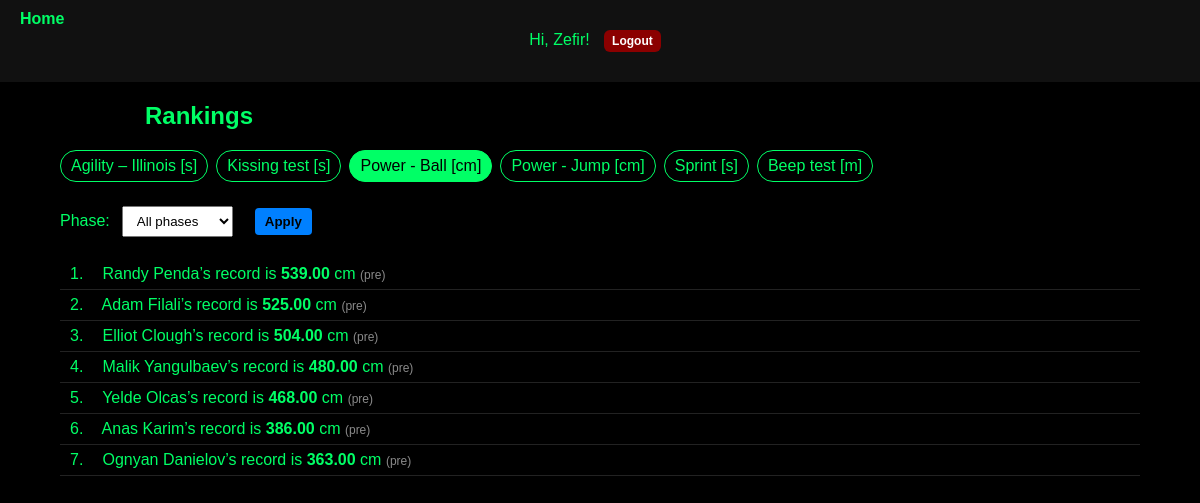
Page /tests/rankings/2/?phase=all (signed in) on the earlier database version.
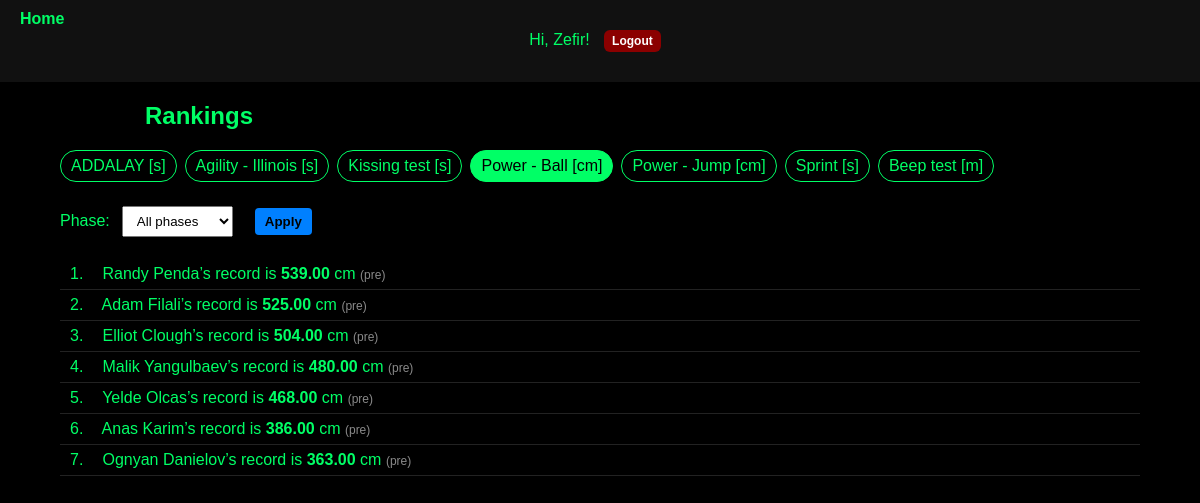
Same page on the later database version.
### BoxersPresenceApp/models.py (models this page shows, shortened)
class BatteryTest(models.Model):
    name = models.CharField(max_length=255)
    display_order = models.IntegerField(default=0)
    unit = models.CharField(max_length=50, blank=True, null=True)
    description = models.TextField(blank=True, null=True)
    created_at = models.DateTimeField(auto_now_add=True)
    coach = models.ForeignKey(
        settings.AUTH_USER_MODEL,
        on_delete=models.SET_NULL,
        null=True,
        blank=True,
        related_name="battery_tests"
    )

class Boxer(models.Model):
    uuid = models.UUIDField(default=uuid4, editable=False, db_index=True)
    name = models.CharField(max_length=120)
    date_of_birth = models.DateField(blank=True, null=True)  # Birthday (optional)
    parent_name = models.CharField(max_length=120, blank=True, default="")  # NEW (optional)
    gym = models.ForeignKey(Gym, on_delete=models.PROTECT, related_name="boxers")
    coaches = models.ManyToManyField(settings.AUTH_USER_MODEL, blank=True, related_name="boxers")
    shared_with_gyms = models.ManyToManyField(Gym, blank=True, related_name="shared_boxers")

class TestResult(models.Model):
    PHASE_PRE = "prep"
    PHASE_BUILD = "build"
    PHASE_PEAK = "peak"
    PHASE_CHOICES = (
        (PHASE_PRE, "Preparation"),
        (PHASE_BUILD, "Build"),
        (PHASE_PEAK, "Peak"),
    )
    phase = models.CharField(max_length=16, choices=PHASE_CHOICES, db_index=True)
    boxer = models.ForeignKey(Boxer, on_delete=models.CASCADE, related_name="test_results")
    test = models.ForeignKey(BatteryTest, on_delete=models.CASCADE, related_name="results")
    measured_at = models.DateTimeField(default=timezone.now)
    updated_at = models.DateTimeField(auto_now=True)
    coach = models.ForeignKey(settings.AUTH_USER_MODEL, on_delete=models.SET_NULL, null=True, blank=True, related_name="recorded_results")
    value1 = models.FloatField(null=True, blank=True)
    value2 = models.FloatField(null=True, blank=True)
    value3 = models.FloatField(null=True, blank=True)
    notes = models.TextField(blank=True, null=True)
    class Meta:
        unique_together = ("boxer", "test", "phase", "measured_at")
        ordering = ["-measured_at"]
    def __init__(self, *args: Any, **kwargs: Any):
        super().__init__(*args, **kwargs)  # <-- FIXED
        self.value = None

### BoxersPresenceApp/views.py (the view, shortened to what this page needs)
# urls.py: path('tests/rankings/', views.TestRankingView.as_view(), name='tests_rankings'),
class TestRankingView(LoginRequiredMixin, TemplateView):
    template_name = "tests/tests_rankings.html"
    def _scoped_boxers(self, user, gym):
        if user.is_superuser:
            return Boxer.objects.all()
    def _lower_is_better(self, test):
        u = (getattr(test, "unit", "") or "").strip().lower()
        time_units = {
            "s", "sec", "secs", "second", "seconds",
            "ms", "millisecond", "milliseconds",
            "min", "mins", "minute", "minutes",
            "h", "hr", "hrs", "hour", "hours",
        }
        if u in time_units:
            return True
        if u in {"m", "meter", "meters", "metre", "metres", "cm", "centimeter", "centimeters", "centimetre", "centimetres"}:
            return False
        return False
    def get(self, request, *args, **kwargs):
        gym = user_gym(request)
        boxers_qs = self._scoped_boxers(request.user, gym).order_by("name")
        tests = BatteryTest.objects.all().order_by("display_order", "name")
        raw_phase = (request.GET.get("phase") or "").strip().lower() or "all"
        legacy = {"pre": "prep", "mid": "build", "before": "peak"}
        raw_phase = legacy.get(raw_phase, raw_phase)
        base_phase_choices = getattr(
            TestResult, "PHASE_CHOICES",
            (("prep", "Preparation"), ("build", "Build"), ("peak", "Peak"))
        )
        valid_phases = {v for v, _ in base_phase_choices} | {"all"}
        selected_phase = raw_phase if raw_phase in valid_phases else "all"
        selected_test = None
        test_id = kwargs.get("test_id") or request.GET.get("test")
        if test_id:
            selected_test = get_object_or_404(BatteryTest, pk=int(test_id))
        rows = []
        if selected_test:
            res_qs = TestResult.objects.filter(test=selected_test, boxer__in=boxers_qs)
            if selected_phase != "all":
                res_qs = res_qs.filter(phase=selected_phase)
            lower_is_better = self._lower_is_better(selected_test)
            by_boxer = {}
            for r in res_qs.select_related("boxer"):
                vals = []
                for v in (r.value1, r.value2, r.value3):
                    try:
                        if v is not None:
                            vals.append(Decimal(str(v)))
                    except Exception:
                        pass
                if not vals:
                    continue
                best = min(vals) if lower_is_better else max(vals)
                cur = by_boxer.get(r.boxer_id)
                if cur is None:
                    by_boxer[r.boxer_id] = {"boxer": r.boxer, "best": best, "phase": r.phase}
                else:
                    if (lower_is_better and best < cur["best"]) or (not lower_is_better and best > cur["best"]):
                        cur.update({"best": best, "phase": r.phase})
            rows = sorted(by_boxer.values(), key=lambda d: d["best"], reverse=not lower_is_better)
        phase_map = dict(base_phase_choices)
        for d in rows:
            d["phase_label"] = phase_map.get(d["phase"], d["phase"])
        ctx = {
            "tests": tests,
            "selected_test": selected_test,
            "selected_phase": selected_phase,
            "phase_choices": tuple(list(base_phase_choices) + [("all", "All phases")]),
            "rows": rows,
        }
        return self.render_to_response(ctx)

### BoxersPresenceApp/context_processors.py (called while the page is built)
def role_flags(request):
    is_parent = False
    if getattr(request, "user", None) and request.user.is_authenticated:
        try:
            request.user.parent_profile
            is_parent = True
        except ParentProfile.DoesNotExist:
            pass
    return {"is_parent": is_parent}

### BoxersPresenceApp/utils.py (called while the page is built)
def user_gym(request_or_user):
    user = getattr(request_or_user, "user", request_or_user)
    try:
        return user.coach_profile.gym
    except Exception:
        return Gym.objects.first()

### templates/tests/tests_rankings.html (shortened to what this page needs)
{% extends "base.html" %}
{% block content %}
<h2 class="page-title" style="margin-left:75px;">Rankings</h2>
{% if not tests %}
  <p>No tests yet. <a class="btn" href="{% url 'tests_list' %}">Create one</a>.</p>
{% else %}
  <div class="tests-chipbar">
    {% for t in tests %}
      <a class="chip {% if selected_test and t.id == selected_test.id %}active{% endif %}"
         href="{% url 'tests_rankings_for_test' t.id %}?phase={{ selected_phase }}">
        {{ t.name }}{% if t.unit %} [{{ t.unit }}]{% endif %}
      </a>
    {% endfor %}
  </div>
  <form class="filters"
        method="get"
        action="{% if selected_test %}{% url 'tests_rankings_for_test' selected_test.id %}{% else %}{% url 'tests_rankings' %}{% endif %}">
    <label for="phase">Phase:</label>
    <select id="phase" name="phase">
      {% for value,label in phase_choices %}
        <option value="{{ value }}" {% if value == selected_phase %}selected{% endif %}>{{ label }}</option>
      {% endfor %}
    </select>
    <button type="submit">Apply</button>
  </form>
  {% if not selected_test %}
    <p>Select a test to see rankings.</p>
  {% else %}
    {% if rows %}
      <ol style="list-style:none; padding-left:0; margin:0;">
        {% for row in rows %}
          <li class="rankline">
            <span class="rankno">{{ forloop.counter }}.</span>
            {{ row.boxer.name }}’s record is
            <span class="record-number">{{ row.best|floatformat:2 }}</span>
            {% if selected_test.unit %} {{ selected_test.unit }}{% endif %}
            {% if selected_phase == "all" %}
              <span class="muted">({{ row.phase_label }})</span>
            {% endif %}
          </li>
        {% endfor %}
      </ol>
    {% else %}
      <p>No results recorded{% if selected_phase != "all" %} for the selected phase{% endif %} for <strong>{{ selected_test.name }}</strong>.</p>
    {% endif %}
  {% endif %}
{% endif %}
{% endblock %}

Differences in the rows shown:
added BatteryTest: name "ADDALAY", unit "s"
changed BatteryTest: name "Agility – Illinois" → "Agility - Illinois"
